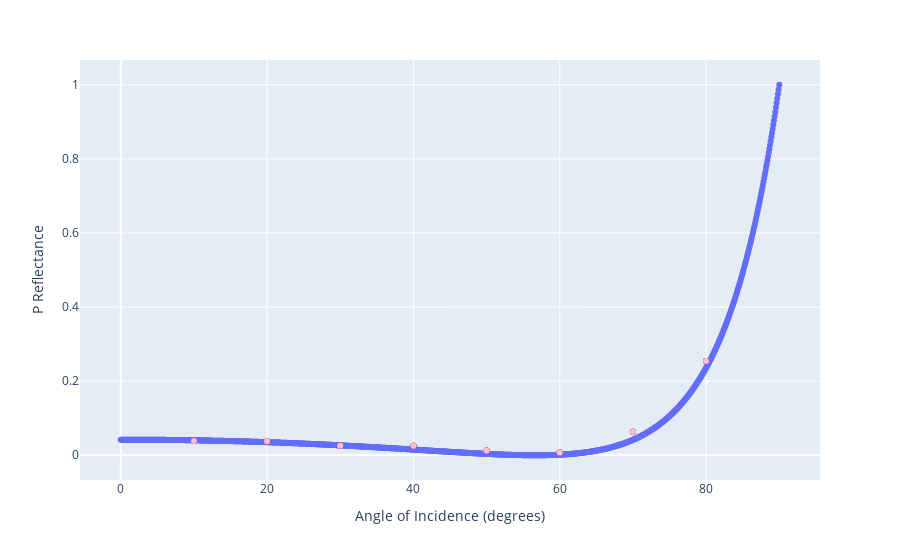

The cell this chart's notebook holds for it:
### Markdown cell above
##### Parallel polarization:

### Code cell
pReflectance_plot.add_trace(
        scatter(Parallel_polarization_df, x = 'theta(degrees)', y = 'R_p', color_discrete_sequence = ["pink"]).data[0]
        )

### Figure 1 — Plotly figure (JSON) as saved in the notebook; plotly's stock layout.template omitted (floating-point values rounded to 4 significant figures; data arrays with more than 128 entries replaced by an {"elided": "..."} marker saying what was removed)
{"data": [{"hovertemplate": "Angle of Incidence (degrees)=%{x}<br>P Reflectance=%{y}<extra></extra>", "legendgroup": "", "marker": {"color": "#636efa", "symbol": "circle"}, "mode": "markers", "name": "", "orientation": "v", "showlegend": false, "type": "scatter", "x": {"elided": "1000 float values"}, "xaxis": "x", "y": {"elided": "1000 float values"}, "yaxis": "y"}, {"hovertemplate": "theta(degrees)=%{x}<br>R_p=%{y}<extra></extra>", "legendgroup": "", "marker": {"color": "#636efa", "symbol": "circle"}, "mode": "markers", "name": "", "orientation": "v", "showlegend": false, "type": "scatter", "x": [10, 20, 30, 40, 50, 60, 70, 80], "xaxis": "x", "y": [0.03857, 0.03771, 0.02543, 0.02543, 0.01257, 0.007286, 0.06343, 0.2543], "yaxis": "y"}, {"hovertemplate": "theta(degrees)=%{x}<br>R_p=%{y}<extra></extra>", "legendgroup": "", "marker": {"color": "#636efa", "symbol": "circle"}, "mode": "markers", "name": "", "orientation": "v", "showlegend": false, "type": "scatter", "x": [10, 20, 30, 40, 50, 60, 70, 80], "xaxis": "x", "y": [0.03857, 0.03771, 0.02543, 0.02543, 0.01257, 0.007286, 0.06343, 0.2543], "yaxis": "y"}, {"hovertemplate": "theta(degrees)=%{x}<br>R_p=%{y}<extra></extra>", "legendgroup": "", "marker": {"color": "blue", "symbol": "circle"}, "mode": "markers", "name": "", "orientation": "v", "showlegend": false, "type": "scatter", "x": [10, 20, 30, 40, 50, 60, 70, 80], "xaxis": "x", "y": [0.03857, 0.03771, 0.02543, 0.02543, 0.01257, 0.007286, 0.06343, 0.2543], "yaxis": "y"}, {"hovertemplate": "theta(degrees)=%{x}<br>R_p=%{y}<extra></extra>", "legendgroup": "", "marker": {"color": "red", "symbol": "circle"}, "mode": "markers", "name": "", "orientation": "v", "showlegend": false, "type": "scatter", "x": [10, 20, 30, 40, 50, 60, 70, 80], "xaxis": "x", "y": [0.03857, 0.03771, 0.02543, 0.02543, 0.01257, 0.007286, 0.06343, 0.2543], "yaxis": "y"}, {"hovertemplate": "theta(degrees)=%{x}<br>R_p=%{y}<extra></extra>", "legendgroup": "", "marker": {"color": "pink", "symbol": "circle"}, "mode": "markers", "name": "", "orientation": "v", "showlegend": false, "type": "scatter", "x": [10, 20, 30, 40, 50, 60, 70, 80], "xaxis": "x", "y": [0.03857, 0.03771, 0.02543, 0.02543, 0.01257, 0.007286, 0.06343, 0.2543], "yaxis": "y"}, {"hovertemplate": "theta(degrees)=%{x}<br>R_p=%{y}<extra></extra>", "legendgroup": "", "marker": {"color": "pink", "symbol": "circle"}, "mode": "markers", "name": "", "orientation": "v", "showlegend": false, "type": "scatter", "x": [10, 20, 30, 40, 50, 60, 70, 80], "xaxis": "x", "y": [0.03857, 0.03771, 0.02543, 0.02543, 0.01257, 0.007286, 0.06343, 0.2543], "yaxis": "y"}, {"hovertemplate": "theta(degrees)=%{x}<br>R_p=%{y}<extra></extra>", "legendgroup": "", "marker": {"color": "pink", "symbol": "circle"}, "mode": "markers", "name": "", "orientation": "v", "showlegend": false, "type": "scatter", "x": [10, 20, 30, 40, 50, 60, 70, 80], "xaxis": "x", "y": [0.03857, 0.03771, 0.02543, 0.02543, 0.01257, 0.007286, 0.06343, 0.2543], "yaxis": "y"}, {"hovertemplate": "theta(degrees)=%{x}<br>R_p=%{y}<extra></extra>", "legendgroup": "", "marker": {"color": "purple", "symbol": "circle"}, "mode": "markers", "name": "", "orientation": "v", "showlegend": false, "type": "scatter", "x": [10, 20, 30, 40, 50, 60, 70, 80], "xaxis": "x", "y": [0.03857, 0.03771, 0.02543, 0.02543, 0.01257, 0.007286, 0.06343, 0.2543], "yaxis": "y"}, {"hovertemplate": "theta(degrees)=%{x}<br>R_p=%{y}<extra></extra>", "legendgroup": "", "marker": {"color": "pink", "symbol": "circle"}, "mode": "markers", "name": "", "orientation": "v", "showlegend": false, "type": "scatter", "x": [10, 20, 30, 40, 50, 60, 70, 80], "xaxis": "x", "y": [0.03857, 0.03771, 0.02543, 0.02543, 0.01257, 0.007286, 0.06343, 0.2543], "yaxis": "y"}], "layout": {"legend": {"tracegroupgap": 0}, "margin": {"t": 60}, "xaxis": {"anchor": "y", "domain": [0, 1], "title": {"text": "Angle of Incidence (degrees)"}}, "yaxis": {"anchor": "x", "domain": [0, 1], "title": {"text": "P Reflectance"}}}}
